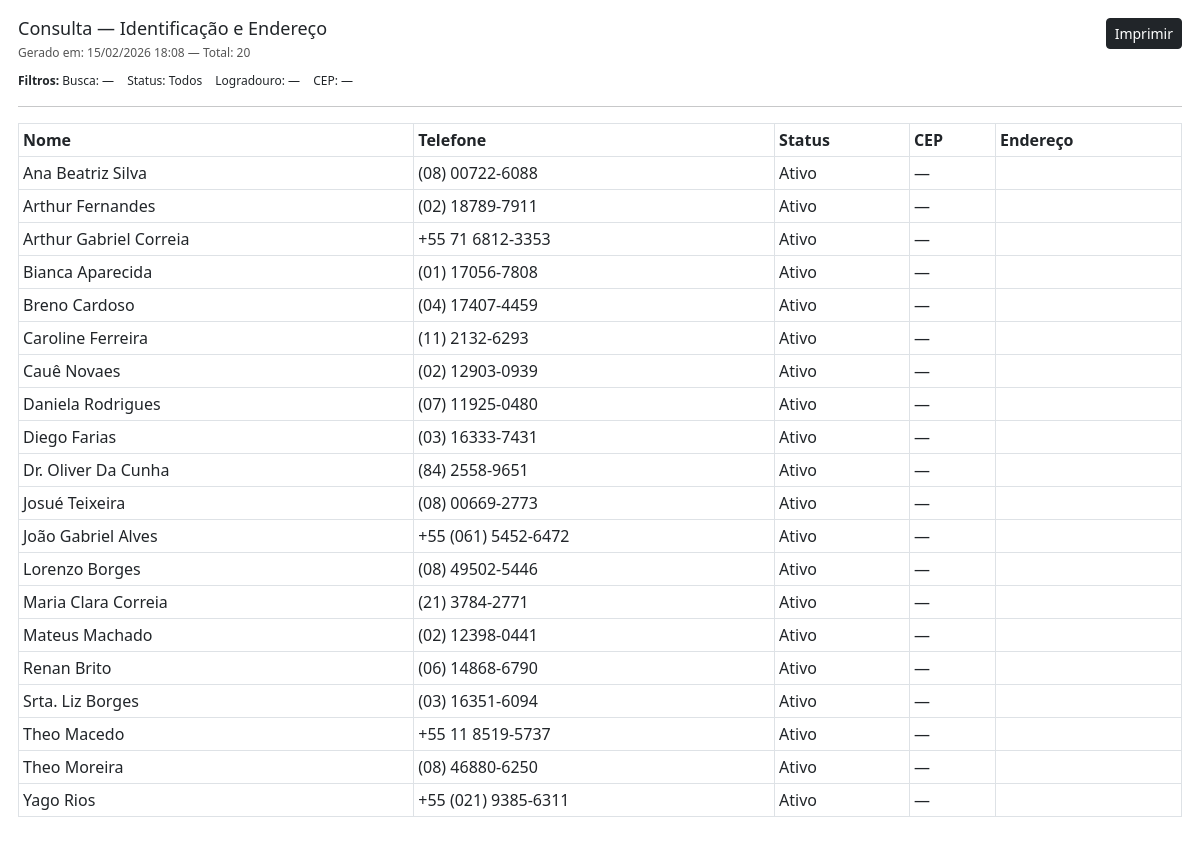
Screenshot of /operacoes/consultas/identificacao/imprimir/ (signed in) with the database file from the repository.
### apps/assistidos/models.py (models this page shows, shortened)
class Assistido(models.Model):
    id = models.UUIDField(primary_key=True, default=uuid.uuid4, editable=False)
    codigo = models.CharField(max_length=30, unique=True, blank=True, null=True)
    nome = models.CharField(max_length=120)
    cpf = models.CharField(max_length=11, blank=True, null=True, unique=True,verbose_name="CPF")
    data_nascimento = models.DateField(blank=True, null=True)
    telefone = models.CharField(max_length=30, blank=True)
    logradouro = models.CharField(max_length=120, blank=True)
    numero = models.CharField(max_length=20, blank=True)
    complemento = models.CharField(max_length=80, blank=True)
    bairro = models.CharField(max_length=80, blank=True)
    cidade = models.CharField(max_length=80, blank=True)
    uf = models.CharField(max_length=2, blank=True,verbose_name="UF")
    cep = models.CharField(max_length=9, blank=True,verbose_name="CEP")
    sit_trabalho = models.CharField(
        max_length=20, choices=SituacaoTrabalho.choices,
        default=SituacaoTrabalho.NAO_INFORMADO
    )
    responsavel_renda = models.CharField(
        max_length=20, choices=ResponsavelRenda.choices,
        default=ResponsavelRenda.NAO_INFORMADO
    )
    faixa_renda = models.CharField(
        max_length=20, choices=FaixaRenda.choices,
        default=FaixaRenda.NAO_INFORMADO
    )
    tipo_moradia = models.CharField(
        max_length=20, choices=TipoMoradia.choices,
        default=TipoMoradia.NAO_INFORMADO
    )
    material_moradia = models.CharField(
        max_length=20, choices=MaterialMoradia.choices,
        default=MaterialMoradia.NAO_INFORMADO
    )
    area_risco = models.CharField(
        max_length=20, choices=TriSimNao.choices,
        default=TriSimNao.NAO_INFORMADO
    )
    sabe_ler_escrever = models.CharField(
        max_length=20, choices=TriSimNao.choices,
        default=TriSimNao.NAO_INFORMADO
    )
    escolaridade = models.CharField(
        max_length=30, choices=Escolaridade.choices,
        default=Escolaridade.NAO_INFORMADO
    )
    diabetes = models.CharField(max_length=20, choices=TriSimNao.choices, default=TriSimNao.NAO_INFORMADO)
    pressao_alta = models.CharField(max_length=20, choices=TriSimNao.choices, default=TriSimNao.NAO_INFORMADO)
    medic_uso_continuo = models.CharField(max_length=20, choices=TriSimNao.choices, default=TriSimNao.NAO_INFORMADO)
    doenca_permanente = models.CharField(max_length=20, choices=TriSimNao.choices, default=TriSimNao.NAO_INFORMADO)
    data_inicio_apoio = models.DateField(blank=True, null=True,verbose_name="Ingresso no Programa")
    status = models.CharField(max_length=10, choices=StatusCadastro.choices, default=StatusCadastro.ATIVO)
    data_inativacao = models.DateField(blank=True, null=True)
    motivo_inativacao = models.CharField(max_length=200, blank=True)
    criado_em = models.DateTimeField(auto_now_add=True)
    class Meta:
        ordering = ["nome"]
    @property
    def cep_formatado(self):
        cep = normalizar_cep(self.cep)
        if len(cep) != 8:
            return self.cep
        return f"{cep[:5]}-{cep[5:]}"
    @property
    def endereco_resumo(self):
        partes = []
        if self.logradouro:
            log = self.logradouro.title()
            if self.numero:
                log = f"{log}, {self.numero}"
            partes.append(log)
        if self.cep:
            partes.append(f"CEP {self.cep_formatado}")
        return " • ".join(partes)
    @property
    def telefone_formatado(self):
        tel = "".join(c for c in (self.telefone or "") if c.isdigit())
        if len(tel) == 10:  # (DD) XXXX-XXXX
            return f"({tel[:2]}) {tel[2:6]}-{tel[6:]}"
        if len(tel) == 11:  # (DD) XXXXX-XXXX
            return f"({tel[:2]}) {tel[2:7]}-{tel[7:]}"
        return self.telefone or ""

### apps/operacoes/consultas/views.py (the view)
# urls.py: path("identificacao/imprimir/", views.identificacao_print, name="identificacao_print"),
@login_required
def identificacao_print(request):
    if not pode_ver(request.user):
        return HttpResponse("Sem permissão.", status=403)
    qs = _aplicar_filtros_e_ordenacao(request)
    return render(
        request,
        "operacoes/consultas/identificacao_print.html",
        {
            "assistidos": qs,
            "total": qs.count(),
        },
    )

### apps/assistidos/models.py (called while the page is built)
def normalizar_cep(valor: str | None) -> str:
    if not valor:
        return ""
    return "".join(c for c in valor if c.isdigit())

### apps/operacoes/context_processors.py (called while the page is built)
def operacoes_permissoes(request):
    user = getattr(request, "user", None)
    if user and user.is_authenticated:
        return {
            "pode_ver": pode_ver(user),
            "pode_editar": pode_editar(user),
            "pode_deletar": pode_deletar(user),
        }
    return {
        "pode_ver": False,
        "pode_editar": False,
        "pode_deletar": False,
    }

### apps/operacoes/permissoes.py (called while the page is built)
def is_consultor(user):
    return user.groups.filter(name="Consultor").exists()

def is_supervisor(user):
    return user.groups.filter(name="Supervisor").exists()

def is_operador(user):
    return user.groups.filter(name="Operador").exists()

def pode_ver(user):
    return is_consultor(user) or is_operador(user) or is_supervisor(user) or user.is_superuser

def pode_editar(user):
    return is_operador(user) or is_supervisor(user) or user.is_superuser

def pode_deletar(user):
    return is_supervisor(user) or user.is_superuser

### apps/operacoes/templates/operacoes/consultas/identificacao_print.html (shortened to what this page needs)
<!doctype html>
<html lang="pt-br">
<head>
    <link href="https://cdn.jsdelivr.net/npm/bootstrap@5.3.0/dist/css/bootstrap.min.css" rel="stylesheet">
</head>
<body>
    <div class="d-flex justify-content-between align-items-start">
        <div>
            <h1>Consulta — Identificação e Endereço</h1>
            <div class="meta">
                Gerado em: {% now "d/m/Y H:i" %} — Total: {{ total }}
            </div>
            <div class="filtros">
                <strong>Filtros:</strong>
                <span>Busca: {{ request.GET.q|default:"—" }}</span>
                <span>Status: {{ request.GET.status|default:"Todos" }}</span>
                <span>Logradouro: {{ request.GET.logradouro|default:"—" }}</span>
                <span>CEP: {{ request.GET.cep|default:"—" }}</span>
            </div>
        </div>
        <div class="no-print">
            <button class="btn btn-dark btn-sm" onclick="window.print()">Imprimir</button>
        </div>
    </div>
    <hr>
    <table class="table table-sm table-bordered align-middle">
        <thead>
            <tr>
                <th>Nome</th>
                <th>Telefone</th>
                <th>Status</th>
                <th>CEP</th>
                <th>Endereço</th>
            </tr>
        </thead>
        <tbody>
            {% for a in assistidos %}
            <tr>
                <td>{{ a.nome|title }}</td>
                <td>{{ a.telefone_formatado|default:"—" }}</td>
                <td>
                    {% if a.status == "ATIVO" %}Ativo{% else %}Inativo{% endif %}
                </td>
                <td>{{ a.cep_formatado|default:"—" }}</td>
                <td>{{ a.endereco_resumo|title }}</td>
            </tr>
            {% empty %}
            <tr>
                <td colspan="5" class="text-center">Nenhum registro.</td>
            </tr>
            {% endfor %}
        </tbody>
    </table>
</body>
</html>

### apps/operacoes/templates/operacoes/consultas/identificacao_print.html (style rules this page uses)
body { padding: 18px; }
h1 { font-size: 18px; margin: 0; }
.meta { font-size: 12px; color: #555; margin-top: 4px; }
.filtros { font-size: 12px; margin-top: 10px; }
.filtros span { margin-right: 10px; }

### rows the page displays
Assistido: nome "Ana Beatriz Silva", telefone_formatado "(08) 00722-6088", status "Ativo", cep_formatado "—"
Assistido: nome "Arthur Fernandes", telefone_formatado "(02) 18789-7911", status "Ativo", cep_formatado "—"
Assistido: nome "Arthur Gabriel Correia", telefone_formatado "+55 71 6812-3353", status "Ativo", cep_formatado "—"
Assistido: nome "Bianca Aparecida", telefone_formatado "(01) 17056-7808", status "Ativo", cep_formatado "—"
Assistido: nome "Breno Cardoso", telefone_formatado "(04) 17407-4459", status "Ativo", cep_formatado "—"
Assistido: nome "Caroline Ferreira", telefone_formatado "(11) 2132-6293", status "Ativo", cep_formatado "—"
Assistido: nome "Cauê Novaes", telefone_formatado "(02) 12903-0939", status "Ativo", cep_formatado "—"
Assistido: nome "Daniela Rodrigues", telefone_formatado "(07) 11925-0480", status "Ativo", cep_formatado "—"
Assistido: nome "Diego Farias", telefone_formatado "(03) 16333-7431", status "Ativo", cep_formatado "—"
Assistido: nome "Dr. Oliver Da Cunha", telefone_formatado "(84) 2558-9651", status "Ativo", cep_formatado "—"
Assistido: nome "Josué Teixeira", telefone_formatado "(08) 00669-2773", status "Ativo", cep_formatado "—"
Assistido: nome "João Gabriel Alves", telefone_formatado "+55 (061) 5452-6472", status "Ativo", cep_formatado "—"
Assistido: nome "Lorenzo Borges", telefone_formatado "(08) 49502-5446", status "Ativo", cep_formatado "—"
Assistido: nome "Maria Clara Correia", telefone_formatado "(21) 3784-2771", status "Ativo", cep_formatado "—"
Assistido: nome "Mateus Machado", telefone_formatado "(02) 12398-0441", status "Ativo", cep_formatado "—"
Assistido: nome "Renan Brito", telefone_formatado "(06) 14868-6790", status "Ativo", cep_formatado "—"
Assistido: nome "Srta. Liz Borges", telefone_formatado "(03) 16351-6094", status "Ativo", cep_formatado "—"
Assistido: nome "Theo Macedo", telefone_formatado "+55 11 8519-5737", status "Ativo", cep_formatado "—"
Assistido: nome "Theo Moreira", telefone_formatado "(08) 46880-6250", status "Ativo", cep_formatado "—"
Assistido: nome "Yago Rios", telefone_formatado "+55 (021) 9385-6311", status "Ativo", cep_formatado "—"

### other values shown
{{ total }} "20"
{{ request.GET.q|default:"—" }} "—"
{{ request.GET.status|default:"Todos" }} "Todos"
{{ request.GET.logradouro|default:"—" }} "—"
{{ request.GET.cep|default:"—" }} "—"
